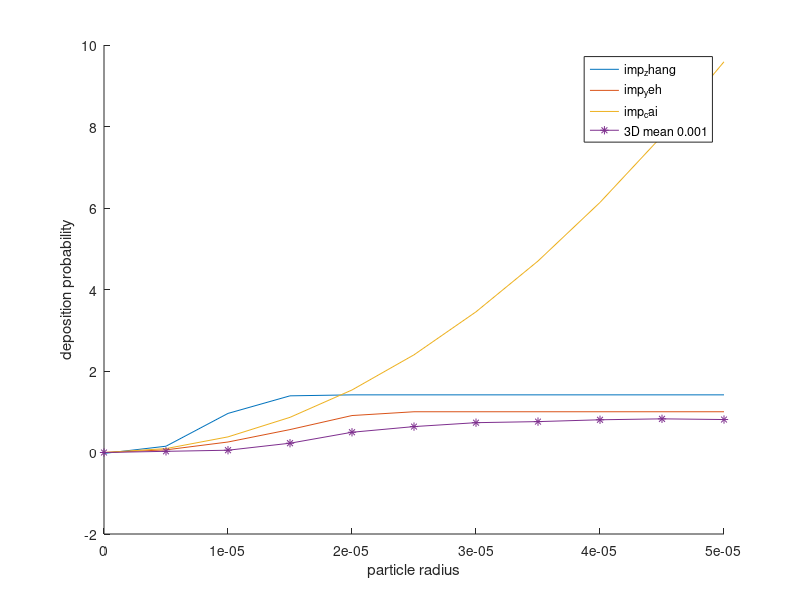

Source code (MATLAB): (Note: this script raises an error after producing the figure.)
% most taken from lambert

pi = 3.142

g = 9.81;   %m/s^2
C = 1.0;
rho = 1.2;
rho_p = 1200;
r_p = 30.e-6; %2.5,10,30 um
L = 5.3e-2; %1cm
phi = 0.;
mu = 1.2*1.7e-5;    %m^2/s
R = 0.5e-2; % 0.5cm
v = 198.40e-2;   %cm/s
pi = 3.142;
theta = pi/4;

%r_p = linspace(0e-6,20e-6,11)
r_p = linspace(0e-6,50e-6,11)

St = C*rho_p.*r_p.*r_p*v/(9*mu*R)
Re = rho*v*2*R/mu


%yeh impaction
prob_imp_yeh = 0;

theta*St
prob_imp_yeh(1) = 0.;
for i=2:11
    if theta*St(i) < 1
        prob_imp_yeh(i) = 1 - 2/pi.*acos(theta*St(i)) + 1./pi*sin(2.*acos(theta*St(i)));
    else
        prob_imp_yeh(i) = 1;
    end
end

prob_imp_yeh

%zhang impaction - parabolic
prob_imp_zhang = 0;
if(St < 0.04)
    prob_imp_zhang = 0.000654*exp(55.7*St.^0.954)*Re^(1/3)*sin(theta)
else
    prob_imp_zhang = (0.19 - 0.193*exp(-9.5*St.^1.565))*Re^(1/3)*sin(theta)
end

%cai impaction
prob_imp_cai = 0;
R_d = R;
f_0 = pi*(1-1/4*(R_d/R)^2)-(4/3*(15/16*pi - 2)*(R_d/R)^2)*(cos(theta))^2;
f_1 = 1 - 1/3*(R_d/R)^2 + (pi - 11/3)*(R_d/R)^2*(cos(theta))^2 ...
    -1/3*(R_d/R)^2*sin(theta) + (2/3 - pi/8)*(R_d/R)^4*(cos(theta))^2 ...
    +1/5*(R_d/R)^4*sin(theta)^2 + (6 - 15/8*pi)*(R_d/R)^4*(cos(theta))^4 ...
    +(7/15 - pi/8)*(R_d/R)^4*(sin(theta))^2*(cos(theta))^2;
G = 8*sin(theta)*f_1/((R_d/R)*f_0);
prob_imp_cai = G*St


%experimental kim
St_kim = [0.05 0.14 0.27];
prob_imp_kim = [0.063 0.375 0.684]

%computational robinson 1,2
prob_imp_rob_1 = [0.11 0.30 0.54]
prob_imp_rob_2 = [0.04 0.21 0.49]

close all
%dt 0.001
prob_exp_1 = r_p*0;
%prob_exp_1(1:11) = [0 0.005 0.036 0.099 0.189 0.428 0.573 0.644 0.693 0.703 0.787]
%prob_exp_1(1:11) = [0 0.006 0.043 0.091 0.339 0.542 0.627 0.709 0.737 0.793 0.838]

%prob_exp_1(1:11) = [0 0.007 0.045 0.116 0.449 0.593 0.67 0.73 0.759 0.818 0.807]

prob_exp_1(1:11) = [0 0.029 0.056 0.228 0.497 0.636 0.732 0.758 0.803 0.826 0.809]




 
hold on
plot(r_p,prob_imp_zhang)
plot(r_p,prob_imp_yeh)
plot(r_p,prob_imp_cai)
plot(r_p,prob_exp_1,'*-')
%plot(r_p,prob_exp_1)
%plot(r_p,prob_exp_2)
%plot(r_p,prob_exp_3)
%plot(r_p,prob_exp_4)
xlabel('particle radius');
ylabel('deposition probability');
legend('imp_zhang','imp_yeh','imp_cai','3D mean 0.001')
ax = gca;
ax.XAxis.Exponent = -6;
ylim([0 1.0])


%impaction
figure
plot(St,prob_imp_zhang)
hold on
plot(St,prob_imp_yeh)
plot(St,prob_imp_cai)
plot(St_kim,prob_imp_kim,'*')
plot(St_kim,prob_imp_rob_1,'+')
plot(St_kim,prob_imp_rob_2,'o')
plot(St,prob_exp_1,'*-')
xlabel('Stk');
ylabel('deposition probability');
legend('imp zhang','imp yeh','imp cai','imp kim','imp rob 1','imp rob 2','3D mean 0.001')
title('impaction models')
ylim([0 1.0])


%impaction
figure
plot(St,prob_imp_zhang)
hold on
plot(St,prob_imp_yeh)
plot(St,prob_imp_cai)
plot(St_kim,prob_imp_kim,'*')
plot(St_kim,prob_imp_rob_1,'+')
plot(St_kim,prob_imp_rob_2,'o')
plot(St,prob_exp_1,'*-')
xlabel('Stk');
ylabel('deposition probability');
legend('imp zhang','imp yeh','imp cai','imp kim','imp rob 1','imp rob 2','3D mean 0.001')
title('impaction models')
xlim([0 0.3])
ylim([0 1.0])